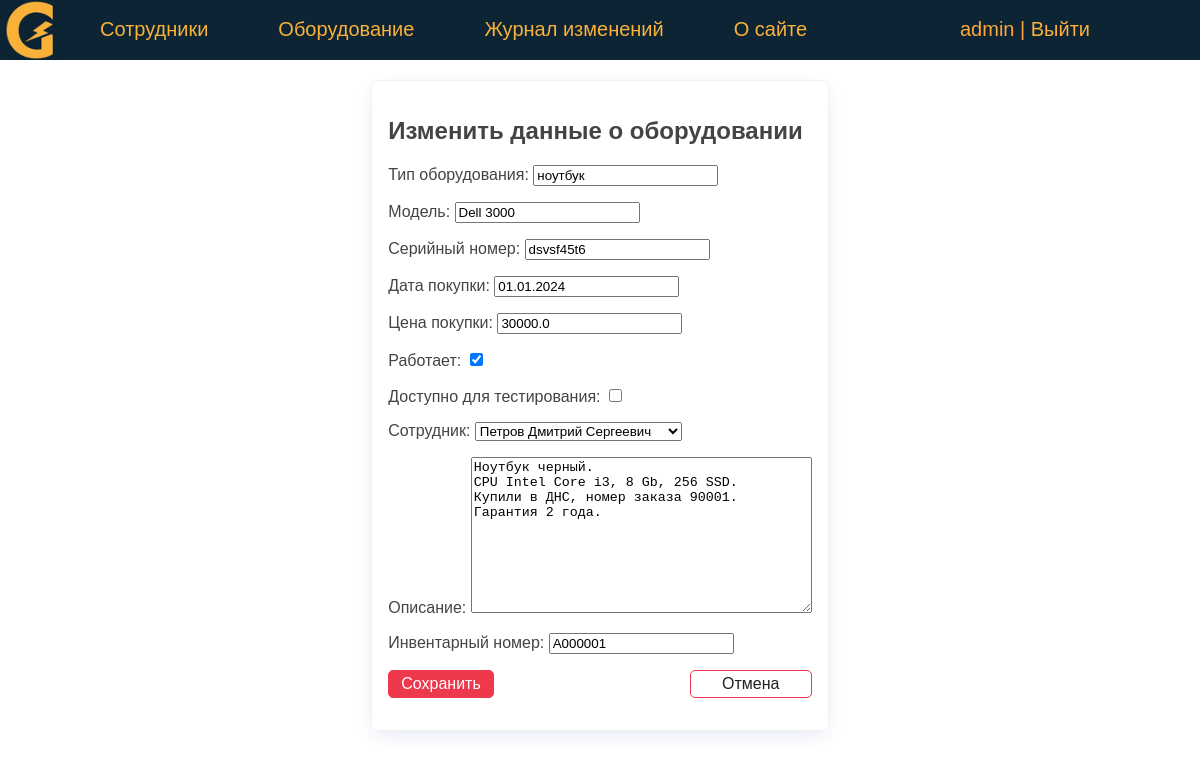
Page /equipment/13/update/ (signed in) on the committed database.
### eqlog/models.py (models this page shows, shortened)
class Equipment(models.Model):
    type = models.CharField(verbose_name='Тип оборудования', max_length=50)
    model = models.CharField(verbose_name='Модель', max_length=50)
    serial_number = models.CharField(verbose_name='Серийный номер', max_length=50)
    id_number = models.CharField(verbose_name='Инвентарный номер', max_length=10, unique=True)
    sale_date = models.DateField(verbose_name='Дата покупки', default=date(2024, 1, 1))
    price = models.FloatField(verbose_name='Цена покупки', max_length=10)
    is_working = models.BooleanField(verbose_name='Работает', default=True)
    testing = models.BooleanField(verbose_name='Доступно для тестирования', default=False)
    description = models.TextField(verbose_name='Описание')
    created_at = models.DateTimeField(verbose_name='Дата создания', auto_now_add=True)
    updated_at = models.DateTimeField(verbose_name='Дата изменения', auto_now=True)
    person = models.ForeignKey('Person', on_delete=models.PROTECT, verbose_name='Сотрудник', related_name='get_equipments')
    slug = AutoSlugField(populate_from='id_number', max_length=255, unique=True, db_index=True)
    user = models.ForeignKey(User, verbose_name='Пользователь', on_delete=models.DO_NOTHING, null=True)
    objects = models.Manager()
    def get_absolute_url(self):
        return reverse('equipment', kwargs={'equip_slug': self.slug})
    class Meta:
        verbose_name = 'Оборудование'
        verbose_name_plural = 'Оборудование'
        ordering = ['type', 'model']

### eqlog/views.py (the view, shortened to what this page needs)
# urls.py: path('equipment/<int:pk>/update/', UpdateEquipment.as_view(), name='update_equipment'),
class UpdateEquipment(LoginRequiredMixin, DataMixin, UpdateView):
    model = Equipment
    form_class = AddEquipmentForm
    template_name = 'eqlog/update_equipment.html'
    context_object_name = 'eq'
    def get_context_data(self, **kwargs):
        context = super().get_context_data(**kwargs)
        c_def = self.get_user_context(title='Изменить данные о оборудовании')
        return {**context, **c_def}

### eqlog/forms.py
class AddEquipmentForm(forms.ModelForm):
    class Meta:
        model = Equipment
        fields = ['type', 'model', 'serial_number', 'sale_date', 'price', 'is_working', 'testing',
                  'person', 'description', 'id_number']
        widgets = {
                    "id_number": TextInput(attrs={"id": "in_number"}),
                }

### eqlog/models.py (called while the page is built)
    @property
    def fio(self):
        return f'{self.last_name} {self.first_name} {self.middle_name}'

    def __str__(self):
        return self.fio

### eqlog/utils.py (called while the page is built)
    def get_user_context(self, **kwargs):
        context = kwargs
        context['menu'] = menu
        return context

### eqlog/templates/eqlog/update_equipment.html (shortened to what this page needs)
{% extends 'eqlog/base.html' %}
{% block content %}
<div class="center">
    <form action="{% url 'update_equipment' eq.id %}" class="card" method="post" enctype="multipart/form-data">
        <h2> {{ title }} </h2>
        {{ form.as_p }}
        <p class="form-buttons">
            <input type="submit" class="btn btn-primary" value="Сохранить">
            <a href="{{ eq.get_absolute_url }}" class="btn btn-outline">Отмена</a>
        </p>
    </form>
</div>
{% endblock %}

### eqlog/templates/eqlog/base.html (shortened to what this page needs)
<!DOCTYPE html>
{% load static %}
<html>
<head>
    <link type="text/css" href="/static/eqlog/css/styles.css" rel="stylesheet" />
</head>
<body bgcolor="#FFFFFF">
    {% block mainmenu %}
    <header class="header">
    <ul id="mainmenu" class="mainmenu">
        <li class="logo">
            <a href="{% url 'home' %}"><div class="logo"></div></a>
        </li>
        {% for m in menu %}
            <li><a href="{% url m.url_name %}"> {{ m.title }} </a></li>
        {% endfor %}
        <li class="last">
            {% if request.user.is_authenticated %}
                <li class="last"> {{user.username}} | <a href="{% url 'logout' %}">Выйти</a> </li>
            {% else %}
                <li class="last"><a href="{% url 'login' %}">Войти</a> </li>
            {% endif %}
        </li>
    </ul>
    </header>
    {% endblock mainmenu %}
    <main>
        {% block content %}
        {% endblock content %}
    </main>
</body>
</html>

### eqlog/static/eqlog/css/styles.css (style rules this page uses)
body { font-family: 'Arial'; margin: 0; padding: 0; height: 100%; width: 100%; color: #444; }
a { color: #0059b2; text-decoration: none; }
.header { background: #0c2434; height: 60px; }
main { padding: 20px; }
.logo { background: url('../images/logo_home.png') no-repeat 0px 0px; background-size: contain; background-position: center; width: 70px; height: 60px; }
ul.mainmenu { list-style: none; margin: 0; padding: 0; height: 60px; color: #FDA83D; font-size: 20px; overflow: hidden; }
ul.mainmenu li { float: left; margin: 18px 40px 0 30px; }
ul.mainmenu li.logo { margin: 0; }
ul.mainmenu li.last { float: right; }
ul.mainmenu li a { color: #fab13a; text-decoration: none; }
.center { display: flex; flex-direction: column; align-items: center; justify-content: center; min-height: 70vh; }
.card { border: solid 1px #f2f2f2; padding: 1rem; border-radius: 5px; box-shadow: rgb(11 43 158 / 15%) 0px 6px 20px -6px; min-width: 400px; }
.form-buttons { display: flex; justify-content: space-between; align-items: center; gap: 0.75rem; }
.btn { padding: 0.25rem 0.75rem; border-radius: 5px; background-color: #ffffff; border: solid 1px #ffffff; color: #212121; cursor: pointer; test-decoration: none; font-size: 1rem; min-width: 6rem; text-align: center; }
.btn-outline { border: solid 1px #ee394c; }
.btn-primary { border: solid 1px #ee394c; background-color: #ee394c; color: #ffffff; }

### rows in the picture
Equipment: type "ноутбук", model "Dell 3000", serial_number "dsvsf45t6", sale_date "01.01.2024", price "30000.0", is_working "☑", person "Петров Дмитрий Сергеевич", description "Ноутбук черный. CPU Intel Core i3, 8 Gb, 256 SSD. Купили в ДНС, номер заказа 90001. Гарантия 2 года.", id_number "А000001"

### other values in the picture
{{ m.title }} "Сотрудники" "Оборудование" "Журнал изменений" "О сайте"
{{ user.username }} "admin"
{{ title }} "Изменить данные о оборудовании"
